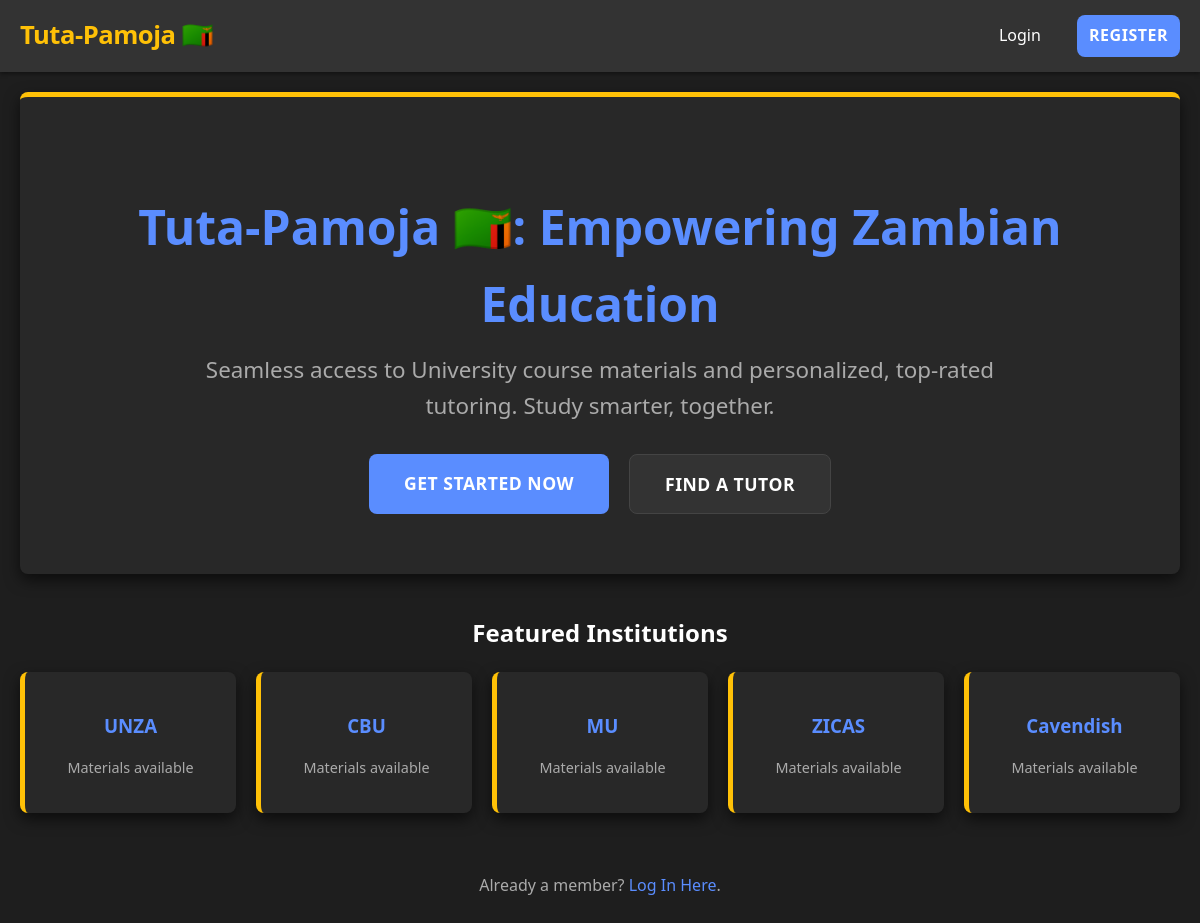
The page /home on the database its author committed.
### models.py (models this page shows)
class University(db.Model, UserMixin):
    __tablename__ = 'Universities'
    id = db.Column(db.Integer, primary_key=True)
    name = db.Column(db.String(80), unique=True, nullable=False)
    categories = db.relationship('Category', backref='university', lazy=True)

### main_routes.py (the view, shortened to what this page needs)
@main.route('/')
@main.route('/home')
def index():
    universities = University.query.all()
    return render_template('landing.html', universities=universities)

### templates/landing.html (shortened to what this page needs)
{% extends "base.html" %}
{% block content %}
    <div class="card" style="text-align: center; padding: 60px 40px; border-top: 5px solid var(--color-accent);">
        <h1 style="font-size: 3rem; margin-bottom: 10px; color: var(--color-primary);">
            Tuta-Pamoja 🇿🇲: Empowering Zambian Education
        </h1>
        <p style="font-size: 1.4rem; color: var(--color-text-secondary); max-width: 800px; margin: 0 auto 30px;">
            Seamless access to University course materials and personalized, top-rated tutoring. Study smarter, together.
        </p>
        {% if not current_user.is_authenticated %}
            <div style="display: flex; justify-content: center; gap: 20px; margin-top: 30px;">
                <a href="{{ url_for('main.register_choice') }}" class="btn btn-primary" style="padding: 15px 35px; font-size: 1.1rem;">
                    Get Started Now
                </a>
                <a href="{{ url_for('main.list_tutors') }}" class="btn btn-secondary" style="padding: 15px 35px; font-size: 1.1rem;">
                    Find a Tutor
                </a>
            </div>
        {% endif %}
    </div>
    <h2 style="text-align: center; margin-top: 40px;">Featured Institutions</h2>
    <div class="stat-grid">
        {% for uni in universities %}
            <div class="card interactive" style="border-left: 5px solid var(--color-accent); text-align: center;">
                <h3 style="margin-bottom: 5px; color: var(--color-primary);">{{ uni.name }}</h3>
                <p style="color: var(--color-text-secondary); font-size: 0.9em;">Materials available</p>
            </div>
        {% endfor %}
    </div>
    {% if not current_user.is_authenticated %}
        <p style="margin-top: 40px; text-align: center; color: var(--color-text-secondary);">
            Already a member? <a href="{{ url_for('main.login') }}">Log In Here</a>.
        </p>
    {% endif %}
{% endblock %}

### static/css/style.css (style rules this page uses)
:root { --color-primary: #5A8DFF; --color-primary-dark: #4B7AD6; --color-accent: #FFC107; --color-bg-dark: #1e1e1e; --color-surface-card: #282828; --color-surface-alt: #333333; --color-border: #444444; --color-text-main: #FFFFFF; --color-text-secondary: #AAAAAA; --color-success: #4CAF50; --color-danger: #F44336; --color-info: #00C4FF; --spacing-base: 20px; --border-radius: 8px; --box-shadow-z1: 0 2px 4px rgba(0, 0, 0, 0.4); --box-shadow-z2: 0 6px 15px rgba(0, 0, 0, 0.6); --transition-speed: 0.3s; }
* { box-sizing: border-box; }
body { font-family: 'Segoe UI', Roboto, Helvetica, Arial, sans-serif; margin: 0; padding: 0; background-color: var(--color-bg-dark); color: var(--color-text-main); line-height: 1.6; min-height: 100vh; }
a { color: var(--color-primary); text-decoration: none; transition: color var(--transition-speed); }
h1, h2, h3, h4 { color: var(--color-text-main); font-weight: 600; }
.card { background-color: var(--color-surface-card); padding: var(--spacing-base); border-radius: var(--border-radius); box-shadow: var(--box-shadow-z2); margin-bottom: var(--spacing-base); transition: transform 0.2s ease-in-out, box-shadow 0.2s ease-in-out; }
.btn { display: inline-block; padding: 12px 25px; border: none; border-radius: var(--border-radius); cursor: pointer; font-weight: 600; text-align: center; transition: all 0.2s ease-in-out; text-transform: uppercase; letter-spacing: 0.5px; }
.btn-primary, input[type="submit"] { background-color: var(--color-primary); color: var(--color-text-main); }
.btn-secondary { background-color: var(--color-surface-alt); color: var(--color-text-main); border: 1px solid var(--color-border); }
.stat-grid { display: grid; grid-template-columns: repeat(auto-fit, minmax(200px, 1fr)); gap: var(--spacing-base); margin-bottom: var(--spacing-base); }

### rows shown on the page
University: name "UNZA"
University: name "CBU"
University: name "MU"
University: name "ZICAS"
University: name "Cavendish"
